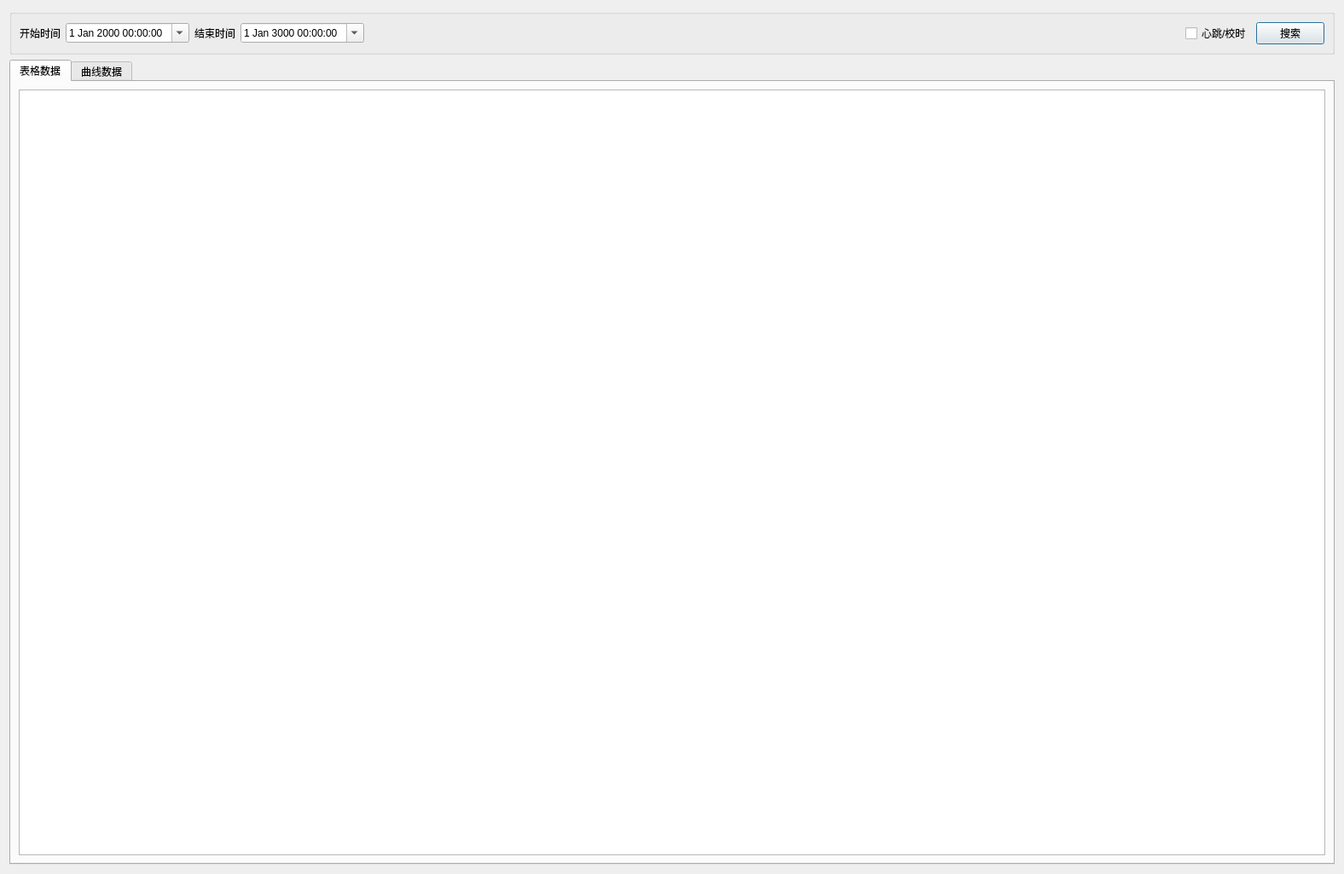
<?xml version="1.0" encoding="UTF-8"?>
<ui version="4.0">
 <class>Dialog</class>
 <widget class="QDialog" name="Dialog">
  <property name="geometry">
   <rect>
    <x>0</x>
    <y>0</y>
    <width>1576</width>
    <height>1025</height>
   </rect>
  </property>
  <property name="windowTitle">
   <string>Dialog</string>
  </property>
  <layout class="QVBoxLayout" name="verticalLayout_2">
   <item>
    <widget class="QGroupBox" name="groupBox">
     <property name="title">
      <string/>
     </property>
     <layout class="QHBoxLayout" name="horizontalLayout">
      <item>
       <widget class="QLabel" name="label">
        <property name="text">
         <string>开始时间</string>
        </property>
       </widget>
      </item>
      <item>
       <widget class="QDateTimeEdit" name="UI_start_time">
        <property name="calendarPopup">
         <bool>true</bool>
        </property>
       </widget>
      </item>
      <item>
       <widget class="QLabel" name="label_2">
        <property name="text">
         <string>结束时间</string>
        </property>
       </widget>
      </item>
      <item>
       <widget class="QDateTimeEdit" name="UI_end_time">
        <property name="dateTime">
         <datetime>
          <hour>0</hour>
          <minute>0</minute>
          <second>0</second>
          <year>3000</year>
          <month>1</month>
          <day>1</day>
         </datetime>
        </property>
        <property name="calendarPopup">
         <bool>true</bool>
        </property>
       </widget>
      </item>
      <item>
       <spacer name="horizontalSpacer">
        <property name="orientation">
         <enum>Qt::Horizontal</enum>
        </property>
        <property name="sizeHint" stdset="0">
         <size>
          <width>40</width>
          <height>20</height>
         </size>
        </property>
       </spacer>
      </item>
      <item>
       <widget class="QCheckBox" name="UI_other_flg">
        <property name="text">
         <string>心跳/校时</string>
        </property>
       </widget>
      </item>
      <item>
       <widget class="QPushButton" name="UI_search_btn">
        <property name="text">
         <string>搜索</string>
        </property>
       </widget>
      </item>
     </layout>
    </widget>
   </item>
   <item>
    <widget class="QTabWidget" name="tabWidget">
     <property name="currentIndex">
      <number>0</number>
     </property>
     <widget class="QWidget" name="tab">
      <attribute name="title">
       <string>表格数据</string>
      </attribute>
      <layout class="QVBoxLayout" name="verticalLayout">
       <item>
        <widget class="QTableWidget" name="UI_table_data"/>
       </item>
      </layout>
     </widget>
     <widget class="QWidget" name="tab_2">
      <attribute name="title">
       <string>曲线数据</string>
      </attribute>
     </widget>
    </widget>
   </item>
  </layout>
 </widget>
 <resources/>
 <connections/>
</ui>
